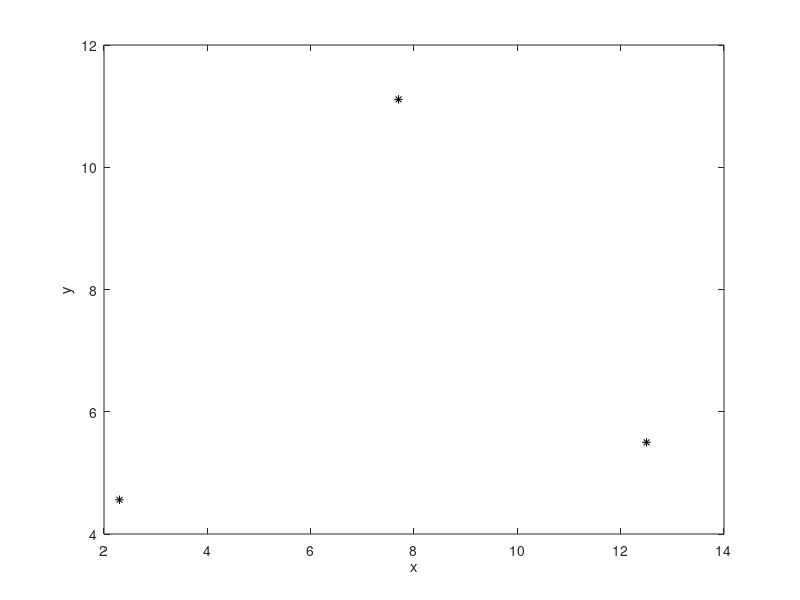

The MATLAB script that drew this image:
fid = fopen('xypoints.dat');
 
if fid == -1
    disp('File open not successful')
else
   % Using textscan
   
   xydat = textscan(fid, 'x%fy%f');
   x = xydat{1};
   y = xydat{2};

   % Plot the points
   plot(x,y,'k*')
   xlabel('x')
   ylabel('y')
   
   % Close the file
   closeresult = fclose(fid);   
   if closeresult == 0
       disp('File close successful')
   else
       disp('File close not successful')
   end
end
